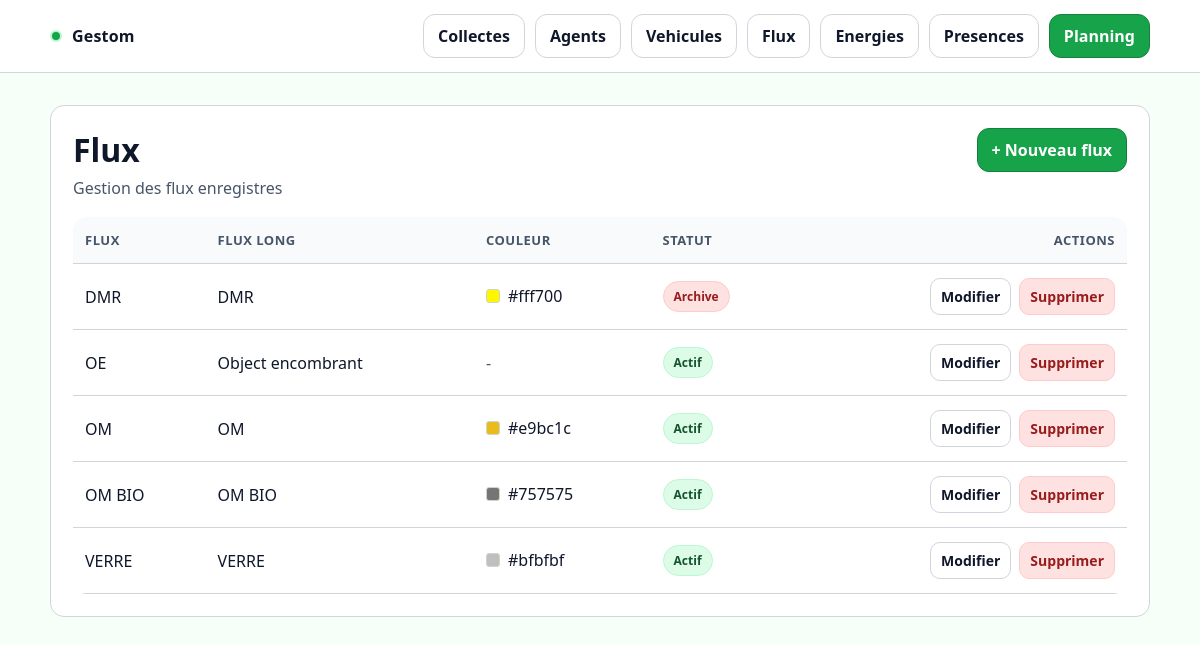
/flux/, run on the app's committed database.
### core/models.py (models this page shows, shortened)
class Flux(models.Model):
    id_flux = models.AutoField(primary_key=True)
    flux = models.CharField(max_length=150)
    flux_long = models.CharField(max_length=255)
    couleur_flux = models.CharField(max_length=50, blank=True)
    archive = models.BooleanField(default=False)
    class Meta:
        ordering = ["flux"]

### core/views.py (the view)
# urls.py: path("flux/", FluxListView.as_view(), name="flux_list"),
class FluxListView(ListView):
    model = Flux
    template_name = "core/flux_list.html"
    context_object_name = "fluxes"

### core/templates/core/flux_list.html (shortened to what this page needs)
{% extends "core/base.html" %}
{% block content %}
<div class="card">
  <div class="card__pad">
    <div class="header">
      <div>
        <h1 class="h1">Flux</h1>
        <p class="sub">Gestion des flux enregistres</p>
      </div>
      <a href="{% url 'core:flux_create' %}" class="btn btn--primary">
        + Nouveau flux
      </a>
    </div>
    <div class="table-wrap">
      <table class="table">
        <thead>
          <tr>
            <th>Flux</th>
            <th>Flux long</th>
            <th>Couleur</th>
            <th>Statut</th>
            <th class="right">Actions</th>
          </tr>
        </thead>
        <tbody>
          {% for f in object_list %}
          <tr>
            <td>{{ f.flux }}</td>
            <td>{{ f.flux_long }}</td>
            <td>
              {% if f.couleur_flux %}
                <span style="display:inline-flex;align-items:center;gap:8px;">
                  <span style="display:inline-block;width:14px;height:14px;border-radius:3px;border:1px solid #cbd7c8;background:{{ f.couleur_flux }};"></span>
                  <span>{{ f.couleur_flux }}</span>
                </span>
              {% else %}
                <span class="sub">-</span>
              {% endif %}
            </td>
            <td>
              {% if f.archive %}
                <span class="badge badge--low">Archive</span>
              {% else %}
                <span class="badge badge--ok">Actif</span>
              {% endif %}
            </td>
            <td class="right">
              <div class="actions">
                <a href="{% url 'core:flux_update' f.pk %}" class="btn btn--sm btn--ghost">Modifier</a>
                <a href="{% url 'core:flux_delete' f.pk %}" class="btn btn--sm btn--danger">Supprimer</a>
              </div>
            </td>
          </tr>
          {% empty %}
          <tr>
            <td colspan="4" class="sub">Aucun flux enregistre</td>
          </tr>
          {% endfor %}
        </tbody>
      </table>
    </div>
  </div>
</div>
{% endblock %}

### core/static/core/styles.css (style rules this page uses)
:root { --bg: #f6fff8; --surface: #ffffff; --card: #ffffff; --text: #0f172a; --muted: #475569; --primary: #16a34a; --primary-2: #15803d; --success: #16a34a; --warning: #f59e0b; --danger: #dc2626; --border: #d1d5db; --shadow: none; --radius: 14px; --focus: #86efac; --overlay: #052e16; }
* { box-sizing: border-box; }
html,body { height: 100%; }
body { margin: 0; font-family: ui-sans-serif, system-ui, -apple-system, Segoe UI, Roboto, Arial, "Noto Sans", "Helvetica Neue", sans-serif; background: var(--bg); color: var(--text); }
a { color: inherit; text-decoration: none; }
.card { background: var(--card); border: 1px solid var(--border); border-radius: var(--radius); box-shadow: none; }
.card__pad { padding: 22px; }
.header { display:flex; align-items:flex-start; justify-content: space-between; gap: 14px; margin-bottom: 18px; }
.h1 { font-size: 32px; margin: 0 0 6px; }
.sub { color: var(--muted); margin: 0; }
.btn { display:inline-flex; align-items:center; justify-content:center; gap: 8px; padding: 10px 14px; border-radius: 12px; border: 1px solid var(--border); background: #f0fdf4; color: var(--text); font-weight: 600; cursor: pointer; transition: transform .06s ease; }
.btn--primary { background: var(--primary); border-color: var(--primary-2); color: #ffffff; }
.btn--ghost { background: var(--surface); }
.btn--danger { background: #fee2e2; border-color: #fecaca; color: #991b1b; }
.btn--sm { padding: 8px 10px; border-radius: 10px; font-size: 14px; }
.table-wrap { overflow:auto; border-radius: var(--radius); }
.table { width: 100%; border-collapse: collapse; min-width: 620px; }
.table th, .table td { padding: 14px 12px; border-bottom: 1px solid var(--border); text-align: left; }
.table th { color: var(--muted); font-weight: 700; font-size: 13px; letter-spacing: .5px; text-transform: uppercase; background: #f8fafc; }
.table .right { text-align: right; }
.actions { display:flex; justify-content:flex-end; gap: 8px; flex-wrap: wrap; }
.badge { display:inline-flex; align-items:center; padding: 6px 10px; border-radius: 999px; font-weight: 700; font-size: 12px; border: 1px solid var(--border); }
.badge--ok { background: #dcfce7; border-color: #bbf7d0; color: #14532d; }
.badge--low { background: #fee2e2; border-color: #fecaca; color: #991b1b; }

### data on the page
Flux: flux "DMR", flux_long "DMR", couleur_flux "#fff700", archive "Archive"
Flux: flux "OE", flux_long "Object encombrant", archive "Actif"
Flux: flux "OM", flux_long "OM", couleur_flux "#e9bc1c", archive "Actif"
Flux: flux "OM BIO", flux_long "OM BIO", couleur_flux "#757575", archive "Actif"
Flux: flux "VERRE", flux_long "VERRE", couleur_flux "#bfbfbf", archive "Actif"
